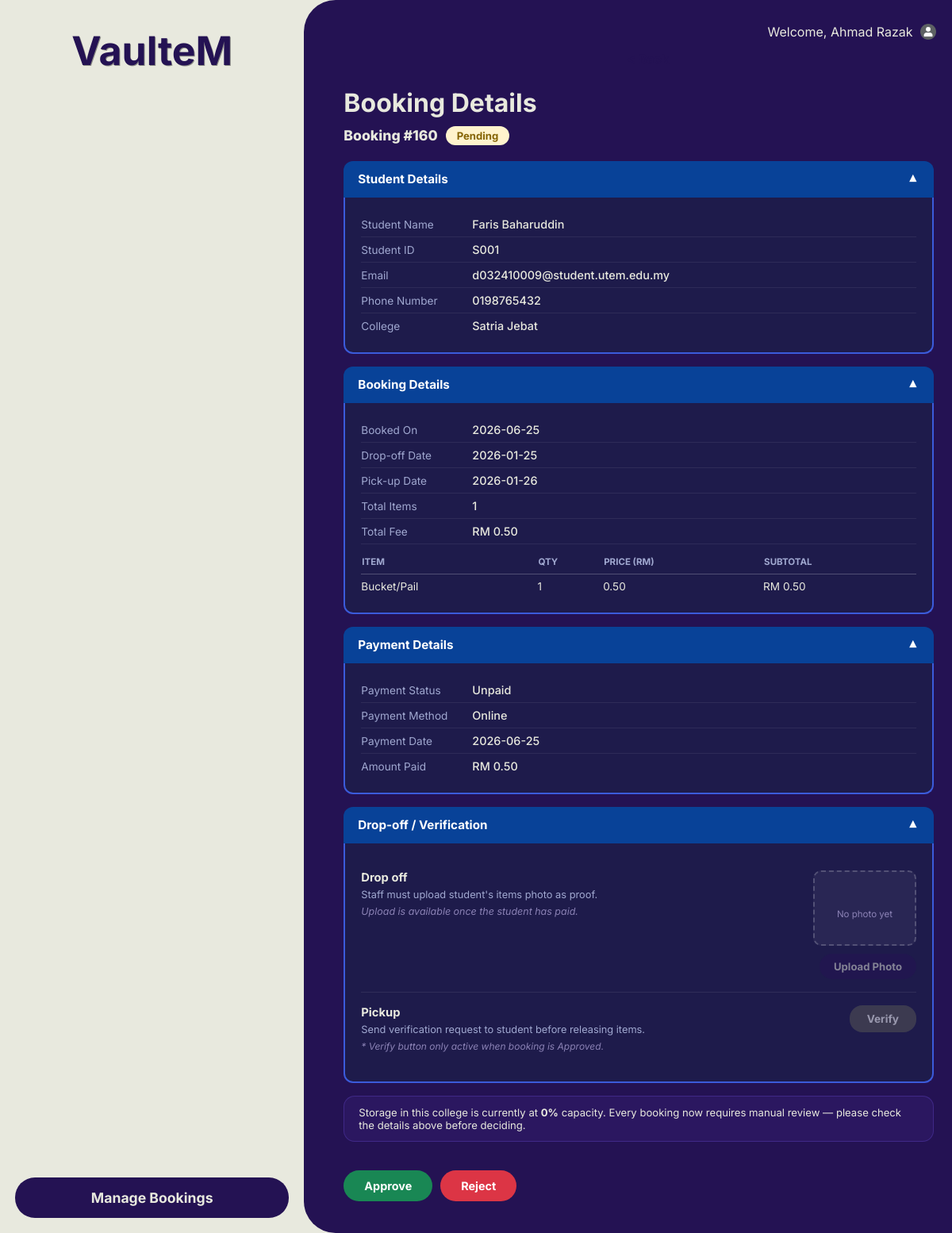
Page /Staffbookingdetail.php?id=160 (signed in) on the earlier database version.
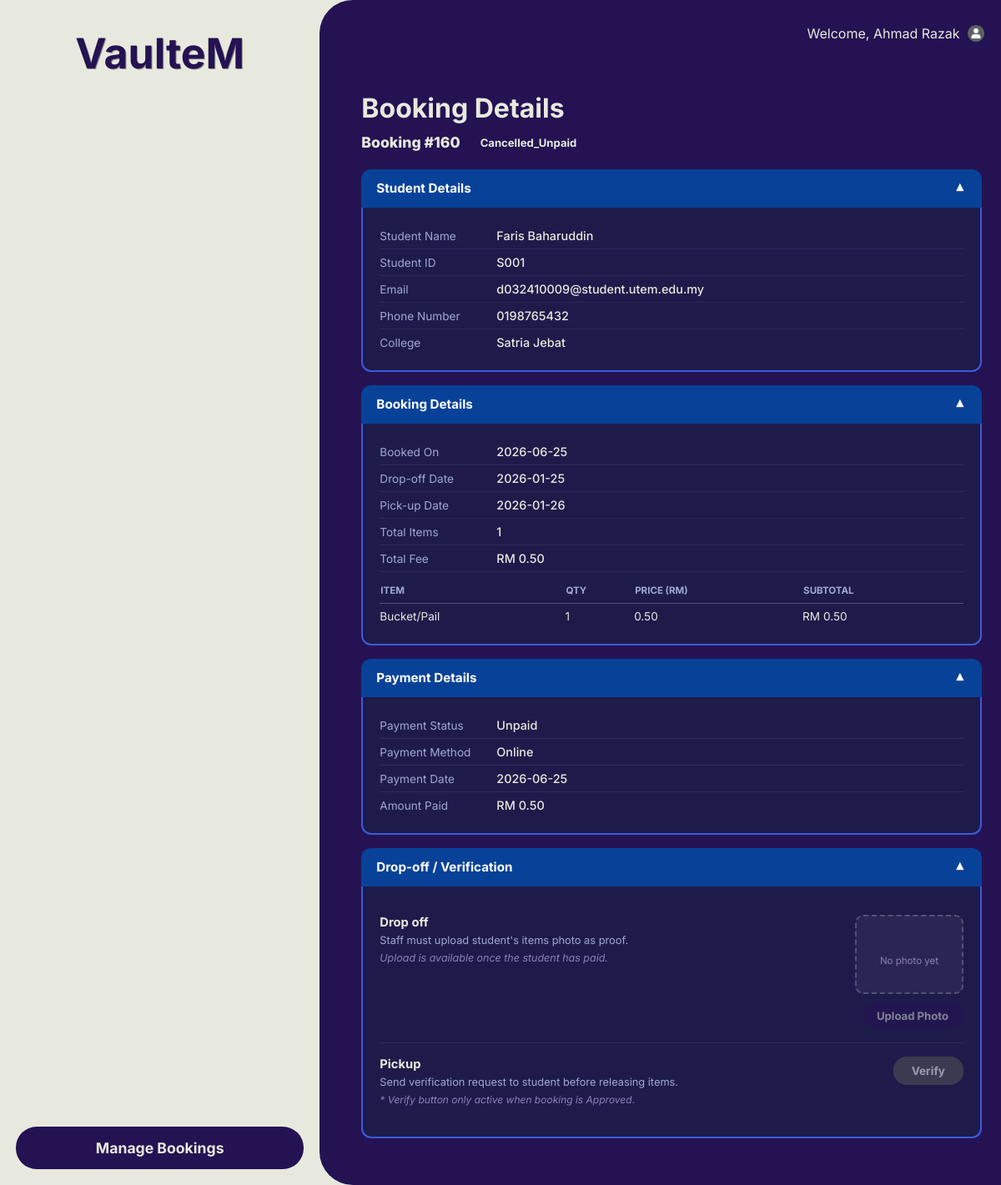
Same page on the later database version.
### tables this page shows
CREATE TABLE `booking` (
  `Booking_ID` int(100) NOT NULL,
  `Booking_Date` date NOT NULL,
  `DropOff_Date` date NOT NULL,
  `Pickup_Date` date NOT NULL,
  `Booking_Status` char(100) NOT NULL,
  `Rejection_Reason` text DEFAULT NULL,
  `Rejection_Photo` varchar(255) DEFAULT NULL,
  `Booking_Priority` char(1) NOT NULL,
  `Staff_ID` int(100) NOT NULL,
  `Student_ID` varchar(10) NOT NULL,
  `Dropoff_Photo` varchar(255) DEFAULT NULL,
  `Dropoff_Status` varchar(20) DEFAULT NULL
);

CREATE TABLE `student` (
  `Student_ID` varchar(10) NOT NULL,
  `Student_Name` varchar(100) NOT NULL,
  `Student_Mail` varchar(30) NOT NULL,
  `Student_Password` varchar(100) NOT NULL,
  `Student_PhoneNo` char(15) NOT NULL,
  `Gender` char(1) NOT NULL,
  `Residential_ID` int(100) NOT NULL
);

CREATE TABLE `residential_college` (
  `Residential_ID` int(100) NOT NULL,
  `Residential_Block` varchar(100) NOT NULL,
  `Gender_Type` char(1) NOT NULL
);

### Staffbookingdetail.php (the view, shortened to what the changed rows need)
<?php
$conn = new mysqli("localhost", "root", "", "utem_accommodation");
$staff_name = $_SESSION['Staff_Name'] ?? 'Staff';
$bid = intval($_GET['id'] ?? 0);
$collegeRes = $conn->query("
    SELECT s.Residential_ID,
           COALESCE(SUM(ss.Size), 0) AS TotalCapacity
    FROM booking b
    JOIN student s ON b.Student_ID = s.Student_ID
    JOIN storespace ss ON ss.Residential_ID = s.Residential_ID
    WHERE b.Booking_ID = $bid
    GROUP BY s.Residential_ID
");
$storageTotal = 0;
$residentialID = null;
if ($collegeRes && $collegeRes->num_rows > 0) {
    $cr = $collegeRes->fetch_assoc();
    $storageTotal  = (int)$cr['TotalCapacity'];
    $residentialID = $cr['Residential_ID'];
}
$storageUsed = 0;
if ($residentialID) {
    $usedRes = $conn->query("
        SELECT COALESCE(SUM(i.Quantity), 0) AS used
        FROM item i
        JOIN booking b  ON i.Booking_ID  = b.Booking_ID
        JOIN student s  ON b.Student_ID  = s.Student_ID
        WHERE LOWER(b.Booking_Status) = 'approved'
          AND s.Residential_ID = '$residentialID'
    ");
    if ($usedRes) $storageUsed = (int)$usedRes->fetch_assoc()['used'];
}
$storagePct = ($storageTotal > 0) ? round(($storageUsed / $storageTotal) * 100) : 0;
$bStmt = $conn->prepare("
    SELECT b.*, s.Student_Name, s.Student_Mail, s.Student_PhoneNo,
           rc.Residential_Block,
           (SELECT COALESCE(SUM(i.Quantity), 0) FROM item i WHERE i.Booking_ID = b.Booking_ID)            AS TotalItem,
           (SELECT COALESCE(SUM(i.Quantity * i.Price), 0) FROM item i WHERE i.Booking_ID = b.Booking_ID)  AS TotalFee,
           p.Payment_Status, p.Payment_Method, p.Payment_Date, p.Amount
    FROM booking b
    LEFT JOIN student s  ON b.Student_ID      = s.Student_ID
    LEFT JOIN residential_college rc ON s.Residential_ID = rc.Residential_ID
    LEFT JOIN (SELECT * FROM payment WHERE Booking_ID = ? LIMIT 1) p ON b.Booking_ID = p.Booking_ID
    WHERE b.Booking_ID = ?
");
$bStmt->bind_param("ii", $bid, $bid);
$bStmt->execute();
$bRes = $bStmt->get_result();
$b = $bRes->fetch_assoc();
$iRes = $conn->query("SELECT Item_Name, Quantity, Price FROM item WHERE Booking_ID = $bid");
$bstat  = strtolower($b['Booking_Status']);
$bookingDate = (!empty($b['Booking_Date']) && $b['Booking_Date'] !== '0000-00-00')
               ? $b['Booking_Date'] : 'N/A';
?>
<!DOCTYPE html>
<html lang="en">
<head>
    <link rel="stylesheet" href="status.css">
    <link rel="stylesheet" href="mobile.css">
</head>
<body>
<div id="wrapper">
    <div class="leftcontainer">
        <header>
            <h1 onclick="window.location.href='staffMainStatus.php'" style="cursor:pointer;">VaulteM</h1>
        </header>
    </div>
    <div class="rightcontainer">
        <div id="userName">
            Welcome,
            <span id="currentName"><?php echo htmlspecialchars($staff_name); ?></span>
            <span id="profileContainer">
            </span>
        </div>
        <button class="back-btn" onclick="history.back()">&#60; Back</button>
        <h1>Booking Details</h1>
        <div class="booking-header">
            <span class="booking-id-label">Booking #<?php echo $bid; ?></span>
            <span class="status-badge status-<?php echo $bstat; ?>"><?php echo htmlspecialchars($b['Booking_Status']); ?></span>
        </div>
        <div class="accordion">
            <button class="accordion-toggle open" onclick="toggleSection(this)">
            </button>
            <div class="accordion-body open">
                <div class="field-row">
                    <span class="field-label">Student Name</span>
                    <span class="field-value"><?php echo htmlspecialchars($b['Student_Name']); ?></span>
                </div>
                <div class="field-row">
                    <span class="field-label">Student ID</span>
                    <span class="field-value"><?php echo htmlspecialchars($b['Student_ID']); ?></span>
                </div>
                <div class="field-row">
                    <span class="field-label">Email</span>
                    <span class="field-value"><?php echo htmlspecialchars($b['Student_Mail']); ?></span>
                </div>
                <div class="field-row">
                    <span class="field-label">Phone Number</span>
                    <span class="field-value"><?php echo htmlspecialchars($b['Student_PhoneNo'] ?? 'N/A'); ?></span>
                </div>
                <div class="field-row">
                    <span class="field-label">College</span>
                    <span class="field-value"><?php echo htmlspecialchars($b['Residential_Block'] ?? 'N/A'); ?></span>
                </div>
            </div>
        </div>
        <div class="accordion">
            <button class="accordion-toggle open" onclick="toggleSection(this)">
            </button>
            <div class="accordion-body open">
                <div class="field-row">
                    <span class="field-label">Booked On</span>
                    <span class="field-value"><?php echo htmlspecialchars($bookingDate); ?></span>
                </div>
                <div class="field-row">
                    <span class="field-label">Drop-off Date</span>
                    <span class="field-value"><?php echo htmlspecialchars($b['DropOff_Date']); ?></span>
                </div>
                <div class="field-row">
                    <span class="field-label">Pick-up Date</span>
                    <span class="field-value"><?php echo htmlspecialchars($b['Pickup_Date']); ?></span>
                </div>
                <?php if ($iRes && $iRes->num_rows > 0): ?>
                <table class="items-table" style="margin-top:14px;">
                    <thead><tr><th>Item</th><th>Qty</th><th>Price (RM)</th><th>Subtotal</th></tr></thead>
                </table>
                <?php endif; ?>
            </div>
        </div>
        <div class="accordion">
            <button class="accordion-toggle open" onclick="toggleSection(this)">
            </button>
            <div class="accordion-body open">
            </div>
        </div>
        <div class="accordion">
            <button class="accordion-toggle open" onclick="toggleSection(this)">
            </button>
            <div class="accordion-body open">
            </div>
        </div>
        <?php if ($bstat === 'pending'): ?>
        <div class="capacity-info">
            Storage in this college is currently at <strong><?php echo $storagePct; ?>%</strong> capacity.
            Every booking now requires manual review — please check the details above before deciding.
        </div>
        <div class="action-row">
            <form method="POST" style="display:inline">
                <button type="submit" name="approve" class="btn-approve"> Approve</button>
            </form>
            <button class="btn-reject" onclick="document.getElementById('rejectModal').classList.add('show')"> Reject</button>
        </div>
        <?php endif; ?>
    </div>
</div>
</body>
</html>

Differences in the rows shown:
changed booking "Faris Baharuddin": Booking_Status "Pending" → "Cancelled_Unpaid"
Other differences:
$storagePct: "0" → (not shown)
text no longer shown: "Storage in this college is currently at % capacity. Every booking now requires manual review — please check the details above before deciding. Approve Reject"
